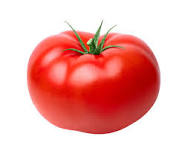
#> input picture Image Processing/fig1.jpg, 185 x 148 px
$ jupyter execute 11Edge_detection.ipynb
#> lines starting #> are read from the running program, lines starting #| are printed output that depends on the picture; after the words box and inside, x2 and y2 are one past the last pixel; in counts of white or black regions, pixels touching at a corner belong together
In this I only study the below types of egde detection

1) sobal edge detection --> work on 1st order derivative

perform a convelotion with the martixs

for x axis                      for Y axis

-1 0 1                          -1 -2 -1
-2 0 2                           0  0  0
-1 0 1                           1  2  1

Function use are:

# sobal(src , ddepth , dx , dy )

# --> only one it a time mean (if dx =1 , then dy = 0)
# only calculated the derivative in x or y direction
# at a time

2) scharr Edge Detection --> work on 1st order Derivative
# same as sobal egde detection  and better then sobal

perform a convelotion with the martixs

for x axis                      for Y axis

-3 0  3                            -3 -10 -3
-10 0 10                           0  0  0
-3 0 3                             3  10  3

Function use are:

# scharr (src , ddepth , dx , dy )

# --> only one it a time mean (if dx =1 , then dy = 0)
# only calculated the derivative in x or y direction
# at a time

3)  laplacian Edge detection  --> work on 2nd order Derivative

# get edge of both x and y direction it a single kernel or matrix

perform a convelotion with the martixs

# function is cv2.laplacian(src , ddepth , kernel_size)

4) canny edge detection

# give a good reslut from all of the above

# five Stages in canny detection

1) Noise reducation:

Reduce the noise in image by using guassian filter (by default)

2) Gradient calculation

3) Non Maximum Supression

4) double thresholding

5) hystereis

# Now Start Coding

[cell 1]
import cv2

[cell 2]
img = cv2.imread("fig1.jpg")
#> img is the input picture: shape (148, 185, 3); mean B, G, R 171.6, 175.5, 238.7
img = cv2.resize(img,(400,400))
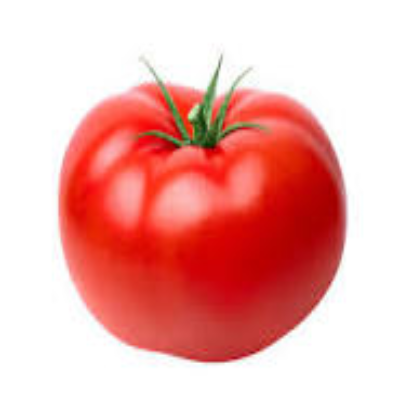
#> img: shape (400, 400, 3); mean B, G, R 171.5, 175.5, 238.7

img = cv2.cvtColor(img,cv2.COLOR_BGR2GRAY)
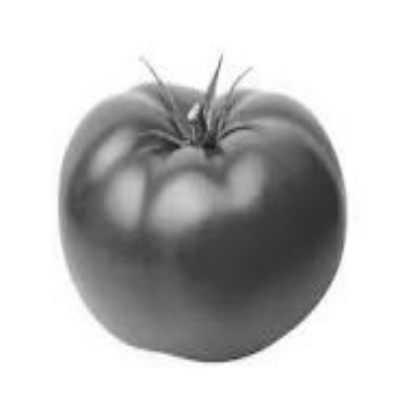
#> img: shape (400, 400); min 23, max 255, mean 193.9

# sobal_x = cv2.Sobel(img,ddepth=-1,dx=1,dy=0)
# sobal_y = cv2.Sobel(img,ddepth=-1,dx=0,dy=1)
sobal_x = cv2.Sobel(img,-1,1,0)
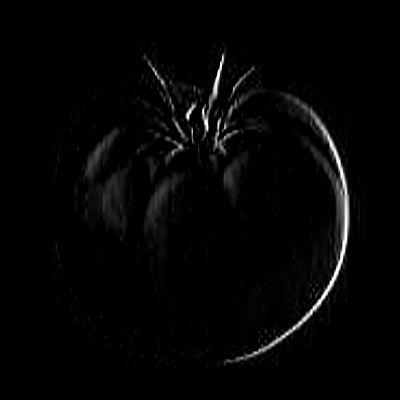
#> sobal_x: shape (400, 400); min 0, max 255, mean 4.9
sobal_y = cv2.Sobel(img,-1,0,1)
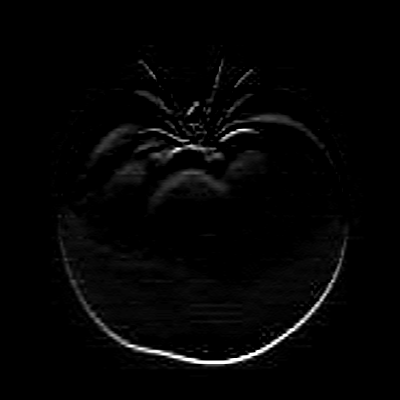
#> sobal_y: shape (400, 400); min 0, max 255, mean 4.7

sobal_xy = cv2.addWeighted(sobal_x,0.5,sobal_y,0.5,0) # 0.5 , 0.5 and 0 is the values for (visiblity)
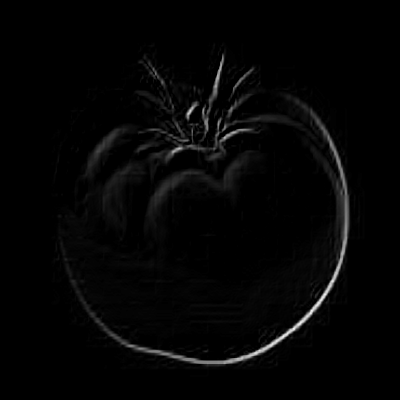
#> sobal_xy: shape (400, 400); min 0, max 242, mean 4.8

Lap = cv2.Laplacian(img , -1)
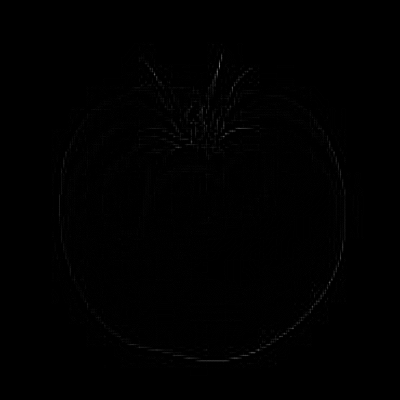
#> Lap: shape (400, 400); min 0, max 125, mean 0.6

# canny = cv2.Canny(img , threshold1=80 , threshold2= 150 )  the threshold is for 4 number step

canny = cv2.Canny(img , 80 , 150 )
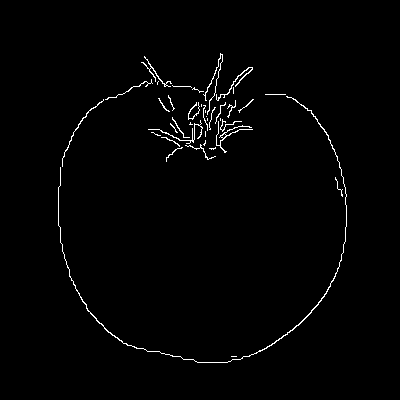
#> canny: shape (400, 400); 1.3% white in thin lines or dots, all inside (x1, y1, x2, y2) = (58, 53, 347, 363)
